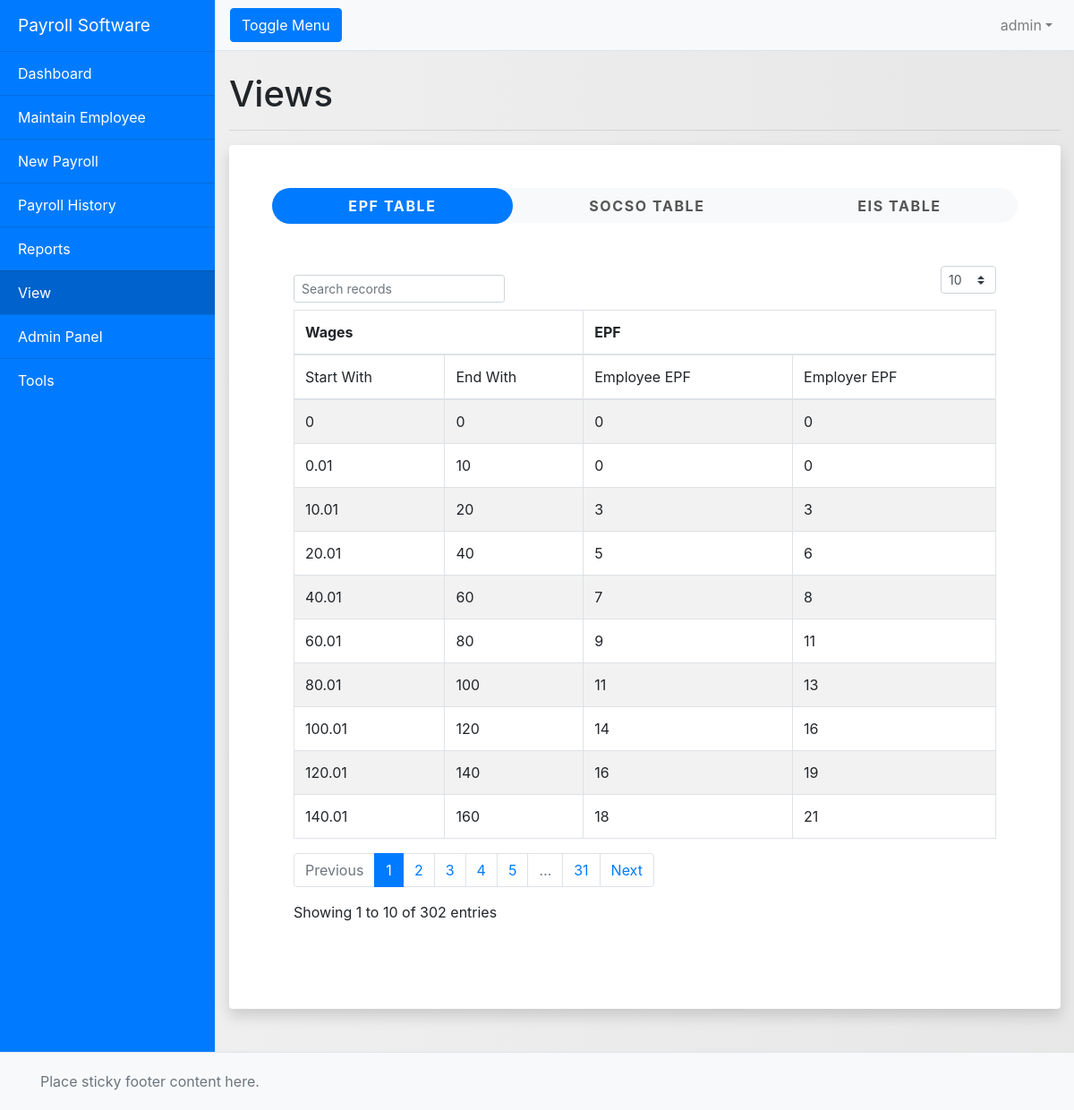
Screenshot of /view.php (signed in) with the database file from the repository.
### tables this page shows
CREATE TABLE `epf_formula` (
  `epf_formula_id` int(11) NOT NULL,
  `epf_formula_year` double DEFAULT NULL,
  `epf_formula_month` double DEFAULT NULL,
  `epf_formula_employee_rate` varchar(100) DEFAULT NULL,
  `epf_formula_employer_rate` varchar(100) DEFAULT NULL,
  `epf_formula_wage_start` double(11,2) DEFAULT NULL,
  `epf_formula_wage_end` double(11,2) DEFAULT NULL,
  `epf_formula_employee_amt` double(11,2) DEFAULT NULL,
  `epf_formula_employer_amt` double(11,2) DEFAULT NULL
);

### view.php (the view, shortened to what this page needs)
 <?php
    include "conn.php";
?>
<!DOCTYPE html>
<html lang="en">
<head>
<?php include "all_css.php"; ?>
</head>
<body>
<div class="d-flex" id="wrapper">
<?php include "sidebar.php"; ?>
<div id="page-content-wrapper">
<?php include "navbar.php"; ?>
<div class="container-fluid">
<h1 class="mt-4">Views</h1>
<hr>
    <div class="p-5 bg-white rounded shadow mb-5">
        <ul id="myTab" role="tablist" class="nav nav-tabs nav-pills flex-column flex-sm-row text-center bg-light border-0 rounded-nav">
            <li class="nav-item flex-sm-fill">
                <a id="home-tab" data-toggle="tab" href="#home" role="tab" aria-controls="home" aria-selected="true" class="nav-link border-0 text-uppercase font-weight-bold active">EPF table</a>
            </li>
            <li class="nav-item flex-sm-fill">
                <a id="profile-tab" data-toggle="tab" href="#profile" role="tab" aria-controls="profile" aria-selected="false" class="nav-link border-0 text-uppercase font-weight-bold">SOCSO table</a>
            </li>
            <li class="nav-item flex-sm-fill">
                <a id="profile1-tab" data-toggle="tab" href="#profile1" role="tab" aria-controls="profile1" aria-selected="false" class="nav-link border-0 text-uppercase font-weight-bold">EIS table</a>
            </li>
        </ul>
        <div id="myTabContent" class="tab-content">
            <div id="home" role="tabpanel" aria-labelledby="home-tab" class="tab-pane fade px-4 py-5 show active">
                <div class="row">
                    <div class="col-12">
                        <div class="table-responsive">
                            <table id="example" class="table table-striped table-bordered" width="100%">
                                <thead>
                                    <tr>
                                        <th colspan="2">Wages</th>
                                        <th colspan="2">EPF</th>
                                    </tr>
                                    <tr>
                                        <td>Start With</td>
                                        <td>End With</td>
                                        <td>Employee EPF</td>
                                        <td>Employer EPF</td>
                                    </tr>
                                </thead>
                                <tbody>
                                <?php
                                $epf_formula_sql = "SELECT * FROM epf_formula";
                                $epf_formula_prepared_stmt_insert = mysqli_prepare($conn, $epf_formula_sql);
                                mysqli_stmt_execute($epf_formula_prepared_stmt_insert);
                                $epf_result = $epf_formula_prepared_stmt_insert->get_result();
                                if($epf_result->num_rows > 0) {
                                    while ($data = $epf_result->fetch_assoc()) {
                                        echo '<tr>';
                                        echo '<td>' . $data["epf_formula_wage_start"] . '</td>';
                                        echo '<td>' . $data["epf_formula_wage_end"] . '</td>';
                                        echo '<td>' . $data["epf_formula_employee_amt"] . '</td>';
                                        echo '<td>' . $data["epf_formula_employer_amt"] . '</td>';
                                        echo '</tr>';
                                    }
                                }
                                ?>
                                </tbody>
                            </table>
                        </div>
                    </div>
                </div>
            </div>
        </div>
    </div>
</div>
</div>
</div>
<?php include "footer.php"; ?>
</body>
</html>

### rows the page displays
epf_formula: epf_formula_wage_start "0.01", epf_formula_wage_end "10", epf_formula_employee_amt "0", epf_formula_employer_amt "0"
epf_formula: epf_formula_wage_start "10.01", epf_formula_wage_end "20", epf_formula_employee_amt "3", epf_formula_employer_amt "3"
epf_formula: epf_formula_wage_start "20.01", epf_formula_wage_end "40", epf_formula_employee_amt "5", epf_formula_employer_amt "6"
epf_formula: epf_formula_wage_start "40.01", epf_formula_wage_end "60", epf_formula_employee_amt "7", epf_formula_employer_amt "8"
epf_formula: epf_formula_wage_start "60.01", epf_formula_wage_end "80", epf_formula_employee_amt "9", epf_formula_employer_amt "11"
epf_formula: epf_formula_wage_start "80.01", epf_formula_wage_end "100", epf_formula_employee_amt "11", epf_formula_employer_amt "13"
epf_formula: epf_formula_wage_start "100.01", epf_formula_wage_end "120", epf_formula_employee_amt "14", epf_formula_employer_amt "16"
epf_formula: epf_formula_wage_start "120.01", epf_formula_wage_end "140", epf_formula_employee_amt "16", epf_formula_employer_amt "19"
epf_formula: epf_formula_wage_start "140.01", epf_formula_wage_end "160", epf_formula_employee_amt "18", epf_formula_employer_amt "21"
epf_formula: epf_formula_wage_start "0", epf_formula_wage_end "0", epf_formula_employee_amt "0", epf_formula_employer_amt "0"

### other values shown
$username "admin"
